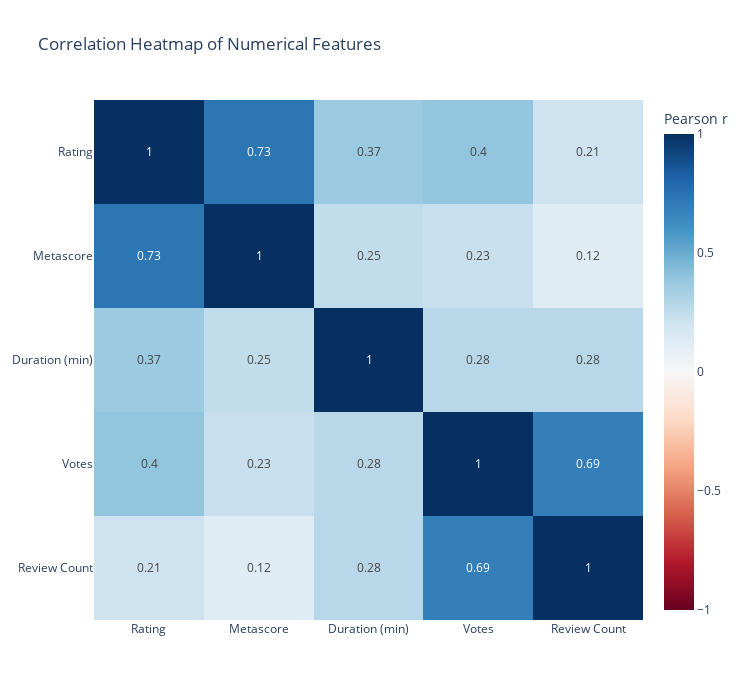

The cell this chart's notebook holds for it:
### Code cell
import pandas as pd
import plotly.express as px
import plotly.graph_objects as go

FILE_NAME = 'archive\\imdb-movies-dataset.csv'

# --- 1. Đọc và Tiền xử lý Dữ liệu (ĐÃ SỬA LỖI) ---
try:
    df = pd.read_csv(FILE_NAME)
except FileNotFoundError:
    print(f"Lỗi: Không tìm thấy file '{FILE_NAME}'. Vui lòng kiểm tra lại đường dẫn.")
    exit()

numerical_cols = ['Rating', 'Metascore', 'Duration (min)', 'Votes', 'Review Count']

# BƯỚC SỬA LỖI: Làm sạch các cột có dấu phẩy
for col in ['Votes', 'Review Count']:
    # Chỉ áp dụng nếu cột là object (chuỗi)
    if df[col].dtype == 'object':
        df[col] = (
            df[col]
            .astype(str)            # Chắc chắn là chuỗi
            .str.replace(',', '', regex=False) # Xóa dấu phẩy
        )
    # Sau đó, chuyển sang số. Dùng errors='coerce' để biến các giá trị không phải số thành NaN
    df[col] = pd.to_numeric(df[col], errors='coerce')


# Chuẩn bị các cột số khác (đã làm ở các bước trước)
df['Rating'] = pd.to_numeric(df['Rating'], errors='coerce') 
df['Metascore'] = pd.to_numeric(df['Metascore'], errors='coerce') 
df['Duration (min)'] = pd.to_numeric(df['Duration (min)'], errors='coerce') 

# Tạo DataFrame chỉ chứa các cột số đã được làm sạch
df_corr = df[numerical_cols].dropna()

# --- 2. Tính toán Ma trận Tương quan ---
correlation_matrix = df_corr.corr().round(2) 

# --- 3. Trực quan hóa với Plotly Heatmap ---

fig_heatmap = px.imshow(
    correlation_matrix,
    text_auto=True,
    aspect="auto",
    color_continuous_scale=px.colors.sequential.RdBu,
    title='Correlation Heatmap of Numerical Features ',
)

# Cải thiện giao diện
fig_heatmap.update_layout(
    xaxis={'side': 'bottom'},
    width=750, 
    height=700
)

# Thêm chú thích cho dải màu (Colorbar)
fig_heatmap.update_coloraxes(
    colorbar_title='Pearson r',
    cmin=-1, 
    cmax=1
)

fig_heatmap.show()

### Figure 1 — Plotly figure (JSON) as saved in the notebook; plotly's stock layout.template omitted (floating-point values rounded to 4 significant figures)
{"data": [{"coloraxis": "coloraxis", "hovertemplate": "x: %{x}<br>y: %{y}<br>color: %{z}<extra></extra>", "name": "0", "texttemplate": "%{z}", "type": "heatmap", "x": ["Rating", "Metascore", "Duration (min)", "Votes", "Review Count"], "xaxis": "x", "y": ["Rating", "Metascore", "Duration (min)", "Votes", "Review Count"], "yaxis": "y", "z": [[1.0, 0.73, 0.37, 0.4, 0.21], [0.73, 1.0, 0.25, 0.23, 0.12], [0.37, 0.25, 1.0, 0.28, 0.28], [0.4, 0.23, 0.28, 1.0, 0.69], [0.21, 0.12, 0.28, 0.69, 1.0]]}], "layout": {"coloraxis": {"cmax": 1, "cmin": -1, "colorbar": {"title": {"text": "Pearson r"}}, "colorscale": [[0, "rgb(103,0,31)"], [0.1, "rgb(178,24,43)"], [0.2, "rgb(214,96,77)"], [0.3, "rgb(244,165,130)"], [0.4, "rgb(253,219,199)"], [0.5, "rgb(247,247,247)"], [0.6, "rgb(209,229,240)"], [0.7, "rgb(146,197,222)"], [0.8, "rgb(67,147,195)"], [0.9, "rgb(33,102,172)"], [1, "rgb(5,48,97)"]]}, "height": 700, "title": {"text": "Correlation Heatmap of Numerical Features "}, "width": 750, "xaxis": {"anchor": "y", "domain": [0, 1], "side": "bottom"}, "yaxis": {"anchor": "x", "autorange": "reversed", "domain": [0, 1]}}}
